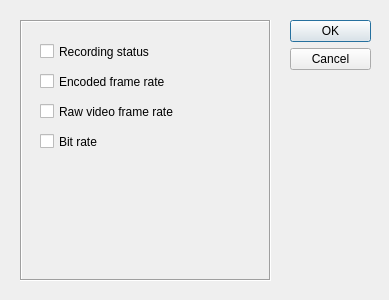
<ui version="4.0" >
 <class>StatViewDialog</class>
 <widget class="QDialog" name="StatViewDialog" >
  <property name="geometry" >
   <rect>
    <x>0</x>
    <y>0</y>
    <width>389</width>
    <height>300</height>
   </rect>
  </property>
  <property name="windowTitle" >
   <string>System Status Info</string>
  </property>
  <widget class="QFrame" name="frame" >
   <property name="geometry" >
    <rect>
     <x>20</x>
     <y>20</y>
     <width>251</width>
     <height>261</height>
    </rect>
   </property>
   <property name="frameShape" >
    <enum>QFrame::Box</enum>
   </property>
   <property name="frameShadow" >
    <enum>QFrame::Sunken</enum>
   </property>
   <widget class="QCheckBox" name="recStatCheckBox" >
    <property name="geometry" >
     <rect>
      <x>20</x>
      <y>20</y>
      <width>151</width>
      <height>23</height>
     </rect>
    </property>
    <property name="text" >
     <string>Recording status</string>
    </property>
   </widget>
   <widget class="QCheckBox" name="bitRateCheckBox" >
    <property name="geometry" >
     <rect>
      <x>20</x>
      <y>110</y>
      <width>84</width>
      <height>23</height>
     </rect>
    </property>
    <property name="text" >
     <string>Bit rate</string>
    </property>
   </widget>
   <widget class="QCheckBox" name="encFpsCheckBox" >
    <property name="geometry" >
     <rect>
      <x>20</x>
      <y>50</y>
      <width>171</width>
      <height>23</height>
     </rect>
    </property>
    <property name="text" >
     <string>Encoded frame rate</string>
    </property>
   </widget>
   <widget class="QCheckBox" name="rawFpsCheckBox" >
    <property name="geometry" >
     <rect>
      <x>20</x>
      <y>80</y>
      <width>201</width>
      <height>23</height>
     </rect>
    </property>
    <property name="text" >
     <string>Raw video frame rate</string>
    </property>
   </widget>
  </widget>
  <widget class="QDialogButtonBox" name="buttonBox" >
   <property name="geometry" >
    <rect>
     <x>290</x>
     <y>20</y>
     <width>81</width>
     <height>241</height>
    </rect>
   </property>
   <property name="orientation" >
    <enum>Qt::Vertical</enum>
   </property>
   <property name="standardButtons" >
    <set>QDialogButtonBox::Cancel|QDialogButtonBox::NoButton|QDialogButtonBox::Ok</set>
   </property>
  </widget>
 </widget>
 <resources/>
 <connections>
  <connection>
   <sender>buttonBox</sender>
   <signal>accepted()</signal>
   <receiver>StatViewDialog</receiver>
   <slot>accept()</slot>
   <hints>
    <hint type="sourcelabel" >
     <x>248</x>
     <y>254</y>
    </hint>
    <hint type="destinationlabel" >
     <x>157</x>
     <y>274</y>
    </hint>
   </hints>
  </connection>
  <connection>
   <sender>buttonBox</sender>
   <signal>rejected()</signal>
   <receiver>StatViewDialog</receiver>
   <slot>reject()</slot>
   <hints>
    <hint type="sourcelabel" >
     <x>316</x>
     <y>260</y>
    </hint>
    <hint type="destinationlabel" >
     <x>286</x>
     <y>274</y>
    </hint>
   </hints>
  </connection>
 </connections>
</ui>
